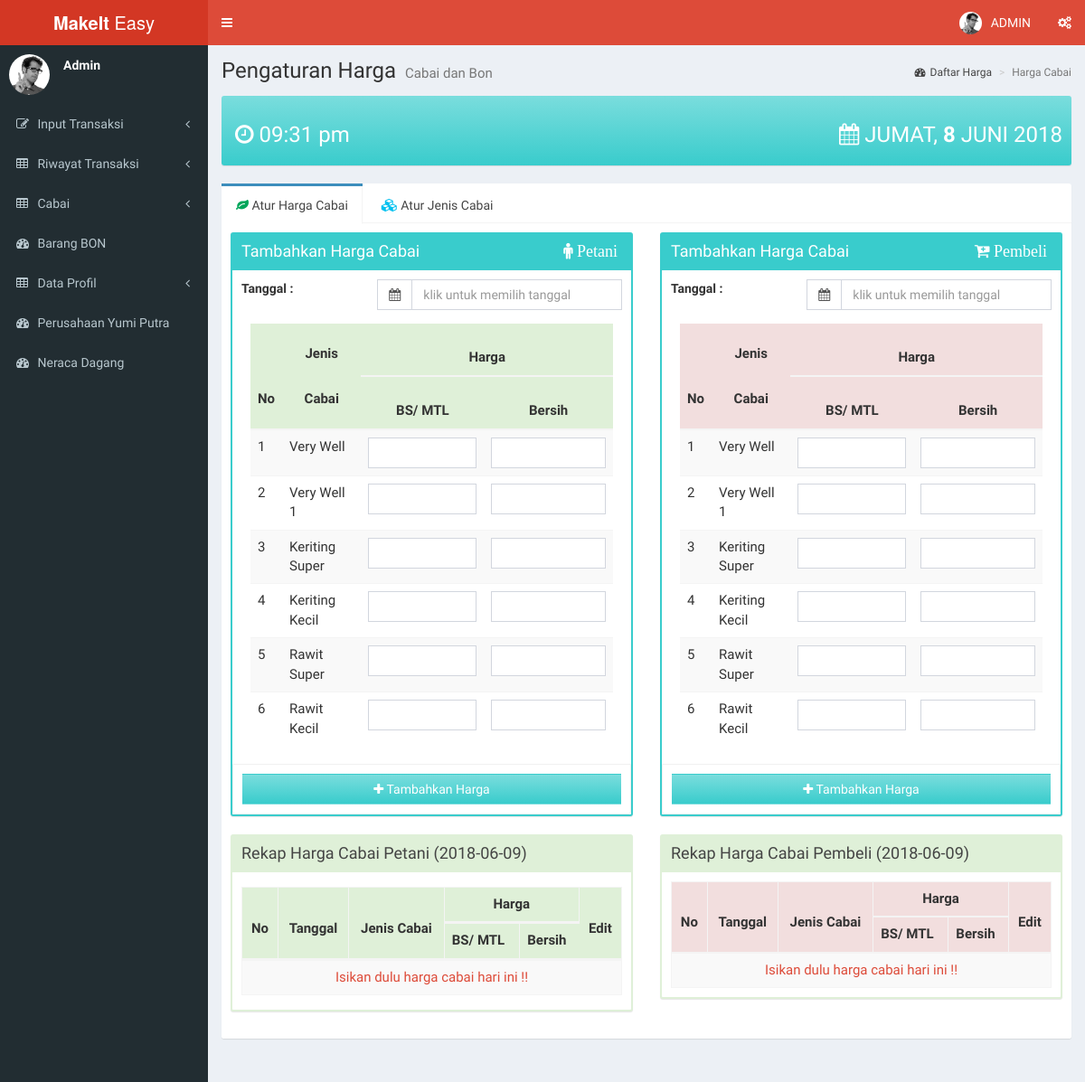
The app's page /index.php/cabai/hargaJenis with its own data.
### tables this page shows
CREATE TABLE `tb_cabai` (
  `kode` varchar(4) NOT NULL,
  `jenis` varchar(15) NOT NULL,
  `aktif` tinyint(1) NOT NULL DEFAULT '1'
);

### application/controllers/Cabai.php (called while the page is built, shortened)
<?php
class Cabai extends CI_Controller {
	public function __construct()
	{
		$this->load->model('model_cabai');
	}
	function hargaJenis()	{
		$timezone = new DateTimeZone('Asia/Jakarta');
        $dt = new DateTime();
        $dt->setTimezone($timezone);
        $date = $dt->format('Y-m-d');
		$data = array(
			'tb_cabaiActive' => $this->model_cabai->tb_cabaiActive(),
			'tb_cabai' => $this->model_cabai->tb_cabai(),
			'today' => $date,
			'harga_cabai_petani' => $this->model_cabai->hargaPetani($date),
			'harga_cabai_pembeli' => $this->model_cabai->hargaPembeli($date),
			 );
		$this->load->view('header');
		$this->load->view('cabai_harga_jenis', $data);
	}
}
?>

### index.php (called while the page is built, shortened)
<?php
require_once BASEPATH.'core/CodeIgniter.php';

### application/models/model_cabai.php (called while the page is built, shortened)
<?php
class model_cabai extends CI_Model {
	public function tb_cabaiActive()	{
		$query = $this->db->query("SELECT * FROM tb_cabai WHERE aktif='1'");
		return $query->result();
	}
}
?>

### application/views/cabai_harga_jenis.php (the view, shortened to what this page needs)
  <div class="content-wrapper">
    <section class="content-header">
      <h1>
        Pengaturan Harga
        <small>Cabai dan Bon</small>
      </h1>
      <ol class="breadcrumb">
        <li><a href="#"><i class="fa fa-dashboard"></i>Daftar Harga</a></li>
        <li class="active">Harga Cabai</li>
      </ol>
    </section>
    <section class="content">
      <div class="row">
        <div class="col-md-12">
          <div class="box box-solid bg-teal-gradient">
            <div class="box-header">
              <b><h3 class="pull-left" style="padding-left: 5px">
                <i class="fa fa-clock-o"></i>
                <?php
                echo "" . date("h:i a");
                ?>
              </h3></b>
              <h3 class="pull-right" style="text-transform: uppercase;">
                <i class="fa fa-calendar">  </i>
                ,
                <b></b>
              </h3>
            </div>
          </div>
          <div class="nav-tabs-custom">
            <ul class="nav nav-tabs">
              <li class="active"><a href="#cabai" data-toggle="tab"><i class="fa fa-leaf text-green"></i> Atur Harga Cabai</a></li>
              <li><a href="#bon" data-toggle="tab"><i class="fa fa-cubes text-aqua"></i> Atur Jenis Cabai</a></li>
            </ul>
            <div class="tab-content">
              <div class="tab-pane active" id="cabai">
                <div class="row">
                  <div class="col-md-6 col-sm-12">
                   <div class="box box-solid" style="border: 2px solid #39cccc">
                      <div class="box-header bg-teal" >
                        <h3 class="box-title">Tambahkan Harga Cabai</h3><span class="fa fa-male fa-3x pull-right">  Petani</span>
                      </div>
                      <form action="<?php echo base_url();?>Cabai/submitHargaPetani" method="post" >
                        <div class="box-body">
                          <div class="row" style="padding-bottom: 5px">
                            <div class="col-md-4">
                              <label>Tanggal :</label>
                            </div>
                            <div class="col-md-8">
                              <div class="input-group date">
                                <div class="input-group-addon">
                                  <i class="fa fa-calendar"></i>
                                </div>
                                <input type="text" class="form-control pull-right input-tanggal" placeholder="klik untuk memilih tanggal" name="tanggal">
                              </div>
                            </div>
                          </div>
                          <div class="box-body table-responsive">
                          <table class="table table-striped" style="font-size: 15px">
                            <thead>
                              <tr class="bg-success">
                                <th style="text-align: center; line-height: 50px" rowspan="2">No</th>
                                <th style="text-align: center; line-height: 50px" rowspan="2">Jenis Cabai</th>
                                <th style="text-align: center;" colspan="2">Harga</th>
                              </tr>
                              <tr class="bg-success">
                                <th class="text-center">BS/ MTL </th>
                                <th class="text-center">Bersih </th>
                              </tr>
                            </thead>
                            <tbody>
                              <?php $no=1; foreach ($tb_cabaiActive as $tb): ?>
                                <tr>
                                  <td><?= $no ?></td>
                                  <td><?= $tb->jenis ?></td>
                                  <td><input type="text" name="harga_bs[]" class="form-control"></td>
                                  <td><input type="text" name="harga_bersih[]" class="form-control"></td>
                                </tr>
                              <?php $no++; endforeach ?>
                            </tbody>
                          </table>
                        </div>
                        </div>
                        <div class="box-footer clearfix" style="border: 1px solid #f0f0f0;">
                          <button type="submit" class="btn btn-flat btn-block bg-teal-gradient">
                            <i class="fa fa-plus"></i> Tambahkan Harga </button>
                        </div>
                      </form>
                    </div>
                  </div>
                  <div class="col-md-6 col-sm-12">
                    <div class="box box-solid" style="border: 2px solid #39cccc">
                      <div class="box-header bg-teal" >
                        <h3 class="box-title">Tambahkan Harga Cabai </h3><span class="fa fa-cart-plus fa-3x pull-right">  Pembeli</span>
                      </div>
                      <form action="<?php echo base_url();?>Cabai/submitHargaPembeli" method="post">
                        <div class="box-body">
                          <div class="row" style="padding-bottom: 5px">
                            <div class="col-md-4">
                              <label>Tanggal :</label>
                            </div>
                            <div class="col-md-8">
                              <div class="input-group date">
                                <div class="input-group-addon">
                                  <i class="fa fa-calendar"></i>
                                </div>
                                <input type="text" class="form-control pull-right input-tanggal" placeholder="klik untuk memilih tanggal" name="tanggal">
                              </div>
                            </div>
                          </div>
                          <div class="box-body table-responsive">
                            <table class="table table-striped" style="font-size: 15px">
                              <thead>
                                <tr class="bg-danger">
                                  <th style="text-align: center; line-height: 50px" rowspan="2">No</th>
                                  <th style="text-align: center; line-height: 50px" rowspan="2">Jenis Cabai</th>
                                  <th style="text-align: center;" colspan="2">Harga</th>
                                </tr>
                                <tr class="bg-danger">
                                  <th class="text-center">BS/ MTL </th>
                                  <th class="text-center">Bersih </th>
                                </tr>
                              </thead>
                              <tbody>
                                <?php $no=1; foreach ($tb_cabaiActive as $tb): ?>
                                  <tr>
                                    <td><?= $no ?></td>
                                    <td><?= $tb->jenis ?></td>
                                    <td><input type="text" name="harga_bs[]" class="form-control"></td>
                                    <td><input type="text" name="harga_bersih[]" class="form-control"></td>
                                  </tr>
                                <?php $no++; endforeach ?>
                              </tbody>
                            </table>
                          </div>
                        </div>
                        <div class="box-footer clearfix" style="border: 1px solid #f0f0f0;">
                          <button type="submit" class="btn btn-flat btn-block bg-teal-gradient">
                            <i class="fa fa-plus"></i> Tambahkan Harga </button>
                        </div>
                      </form>
                    </div>
                  </div>
                </div>
                <div class="row">
                  <div class="col-md-6 col-sm-12 border-right">
                    <div class="box box-success bg-solid" style="border: 2px solid #dff0d8;">
                      <div class="box-header bg-success">
                        <h3 class="box-title">Rekap Harga Cabai Petani (<?php echo $today ?>)</h3>
                      </div>
                      <div class="box-body table-responsive">
                        <table id="tb_hargaPetani" class="table table-bordered table-striped datatables" style="font-size: 15px">
                          <thead>
                            <tr class="bg-success">
                              <th style="text-align: center; line-height: 50px" rowspan="2">No</th>
                              <th style="text-align: center; line-height: 50px" rowspan="2">Tanggal </th>
                              <th style="text-align: center; line-height: 50px" rowspan="2">Jenis Cabai</th>
                              <th style="text-align: center;" colspan="2">Harga</th>
                              <th style="text-align: center; line-height: 50px" rowspan="2">Edit</th>
                            </tr>
                            <tr class="bg-success">
                              <th>BS/ MTL </th>
                              <th>Bersih </th>
                            </tr>
                          </thead>
                          <tbody>
                             <?php
                                if (!empty($harga_cabai_petani)) {
                                  $no=1; foreach ($harga_cabai_petani as $key) {
                                      echo "<tr><td>".$no."</td><td>".$key->tanggal."</td><td>".$key->jenis."(".$key->kode_cabai.")</td><td>".$key->harga_bs."</td><td>".$key->harga_bersih."</td><td><button type='button' class='btn btn-info btn-xs data-toggle='modal' data-target='#modal-info'>edit</button></td></tr>";
                                      $no++;
                                  }
                                }
                                else {
                                       echo "<tr><td colspan='12' class='text-center text-danger'> Isikan dulu harga cabai hari ini !! </td></tr>";
                                }
                              ?>
                          </tbody>
                        </table>
                      </div>
                    </div>
                  </div>
                  <div class="col-md-6 col-sm-12">
                    <div class="box box-success bg-solid" style="border: 2px solid #dff0d8;">
                      <div class="box-header bg-success">
                        <h3 class="box-title">Rekap Harga Cabai Pembeli (<?php echo $today ?>)</h3>
                      </div>
                      <div class="box-body table-responsive">
                        <table id="tb_hargaPembeli" class="table table-bordered table-striped datatables" style="font-size: 15px">
                          <thead>
                            <tr class="bg-danger">
                              <th style="text-align: center; line-height: 50px" rowspan="2">No</th>
                              <th style="text-align: center; line-height: 50px" rowspan="2">Tanggal </th>
                              <th style="text-align: center; line-height: 50px" rowspan="2">Jenis Cabai</th>
                              <th style="text-align: center;" colspan="2">Harga</th>
                              <th style="text-align: center; line-height: 50px" rowspan="2">Edit</th>
                            </tr>
                            <tr class="bg-danger">
                              <th>BS/ MTL </th>
                              <th>Bersih </th>
                            </tr>
                          </thead>
                          <tbody>
                             <?php
                                if (!empty($harga_cabai_pembeli)) {
                                  $no=1; foreach ($harga_cabai_pembeli as $key) {
                                      echo "<tr><td>".$no."</td><td>".$key->tanggal."</td><td>".$key->jenis."(".$key->kode_cabai.")</td><td>".$key->harga_bs."</td><td>".$key->harga_bersih."</td><td><button type='button' class='btn btn-info btn-xs data-toggle='modal' data-target='#modal-info'>edit</button></td></tr>";
                                      $no++;
                                  }
                                }
                                else {
                                       echo "<tr><td colspan='12' class='text-center text-danger'> Isikan dulu harga cabai hari ini !! </td></tr>";
                                }
                              ?>
                          </tbody>
                        </table>
                      </div>
                    </div>
                  </div>
                </div>
              </div>
            </div>
          </div>
        </div>
      </div>
    </section>
  </div>
</body>
</html>

### assets/css/inpo-box.css (style rules this page uses)
.text-danger { color: #dd4b39; }

### records on screen
tb_cabai: jenis "Very Well"
tb_cabai: jenis "Very Well 1"
tb_cabai: jenis "Keriting Super"
tb_cabai: jenis "Keriting Kecil"
tb_cabai: jenis "Rawit Super"
tb_cabai: jenis "Rawit Kecil"

### other values on screen
$today "2018-06-09"
